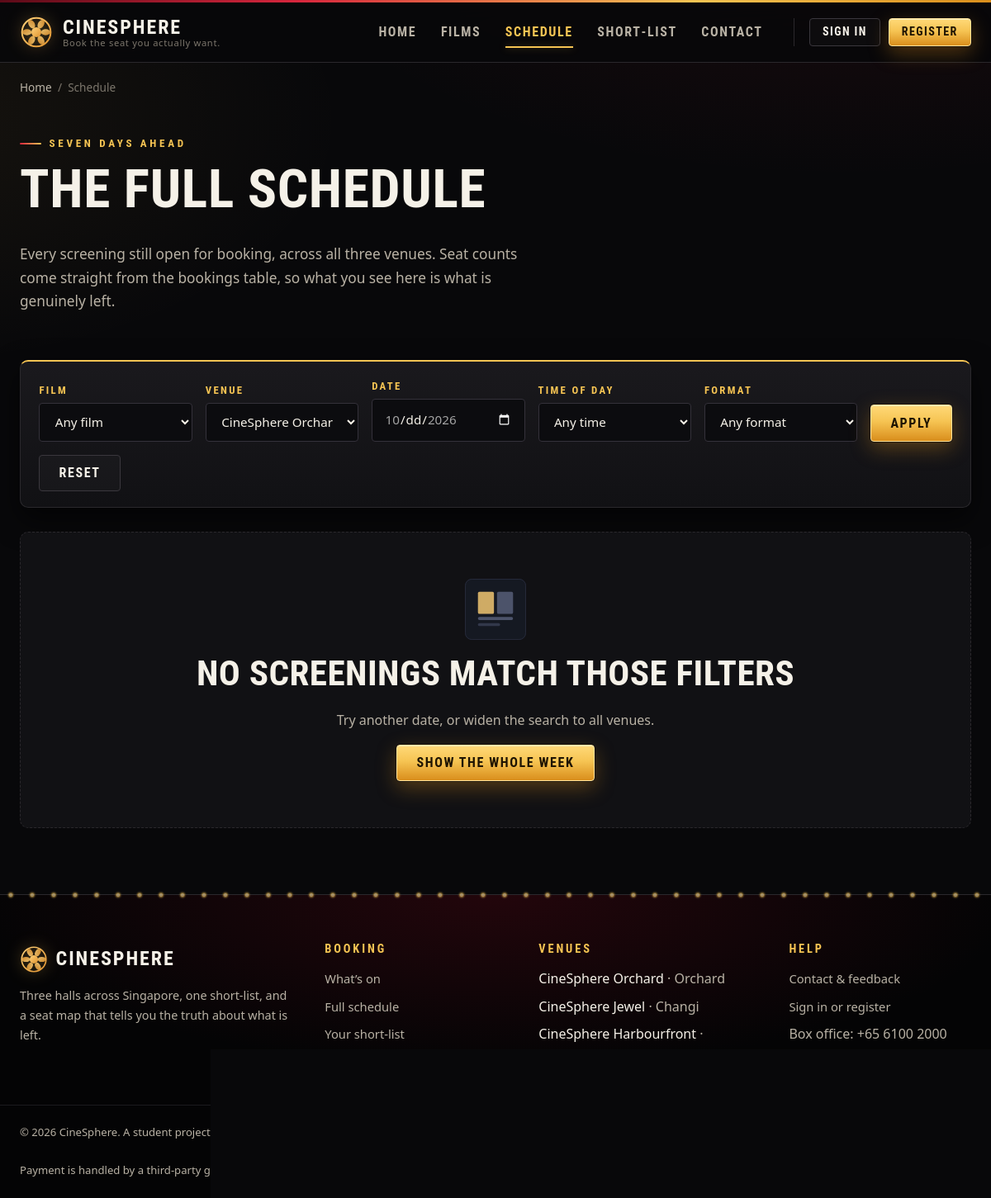
/showtimes.php?cinema=1, run on the app's committed database.
### tables this page shows
CREATE TABLE cinemas (
    cinema_id   INT AUTO_INCREMENT PRIMARY KEY,
    name        VARCHAR(80)  NOT NULL,
    location    VARCHAR(80)  NOT NULL,
    address     VARCHAR(200) NOT NULL,
    phone       VARCHAR(20)  NOT NULL,
    opening_hrs VARCHAR(60)  NOT NULL DEFAULT '10:00 - 01:00 daily'
);

### includes/db.php (called while the page is built, shortened)
<?php
function db(): mysqli
{
    static $conn = null;
    if ($conn instanceof mysqli) {
        return $conn;
    }
    try {
        $conn = new mysqli(DB_HOST, DB_USER, DB_PASS, DB_NAME, DB_PORT);
    } catch (Throwable $e) {
        http_response_code(503);
        echo '<!DOCTYPE html><html lang="en"><head><meta charset="utf-8">'
           . '<title>CineSphere &ndash; database unavailable</title>'
           . '<link rel="stylesheet" href="css/style.css"></head><body>'
           . '<main class="container"><div class="notice notice-error">'
           . '<h1>The booking database is not available</h1>'
           . '<p>Start MySQL in the XAMPP control panel, then import '
           . '<code>sql/01_schema.sql</code> followed by '
           . '<code>sql/02_seed.sql</code>.</p>'
           . (DEBUG ? '<p><small>' . htmlspecialchars($e->getMessage(),
                        ENT_QUOTES, 'UTF-8') . '</small></p>' : '')
           . '</div></main></body></html>';
        exit;
    }
    $conn->set_charset('utf8mb4');
    return $conn;
}
function db_query(string $sql, array $params = [], string $types = '')
{
    $stmt = db()->prepare($sql);
    if ($params) {
        $stmt->bind_param($types !== '' ? $types : db_types($params), ...$params);
    }
    $stmt->execute();
    $result = $stmt->get_result();
    return $result;
}
function db_all(string $sql, array $params = [], string $types = ''): array
{
    $res  = db_query($sql, $params, $types);
    $rows = [];
    if ($res) {
        while ($r = $res->fetch_assoc()) {
            $rows[] = $r;
        }
    }
    return $rows;
}
function db_types(array $params): string
{
    $t = '';
    foreach ($params as $p) {
        if (is_int($p)) {
            $t .= 'i';
        } elseif (is_float($p)) {
            $t .= 'd';
        } else {
            $t .= 's';
        }
    }
    return $t;
}

### includes/functions.php (called while the page is built, shortened)
<?php
require_once __DIR__ . '/db.php';
function e($value): string
{
    return htmlspecialchars((string) $value, ENT_QUOTES | ENT_SUBSTITUTE, 'UTF-8');
}

### showtimes.php (the view, shortened to what this page needs)
<?php
$movie_id  = (int) ($_GET['movie']  ?? 0);
$cinema_id = (int) ($_GET['cinema'] ?? 0);
$date      = trim((string) ($_GET['date'] ?? ''));
$part      = trim((string) ($_GET['part'] ?? ''));
$format    = trim((string) ($_GET['format'] ?? ''));
$firstDay = date('Y-m-d');
$lastDay  = date('Y-m-d', strtotime('+6 days'));
$where  = ["v.status = 'open'", 'TIMESTAMP(v.show_date, v.show_time) >= NOW()'];
$params = [];
if ($cinema_id > 0) { $where[] = 'v.cinema_id = ?'; $params[] = $cinema_id; }
$screenings = db_all(
    'SELECT v.* FROM v_showtime_availability v
      WHERE ' . implode(' AND ', $where) . '
      ORDER BY v.show_date, v.show_time, v.cinema_name, v.hall_name',
    $params
);
$cinemas = db_all('SELECT cinema_id, name, location FROM cinemas ORDER BY name');
$filtered = ($movie_id > 0 || $cinema_id > 0 || $date !== '' || $part !== '' || $format !== '');
require __DIR__ . '/includes/header.php';
?>
<div class="container">
  <p class="breadcrumb"><a href="index.php">Home</a><span>/</span>Schedule</p>
</div>
<section class="section-tight">
  <div class="container">
    <span class="eyebrow">Seven days ahead</span>
    <h1>The full schedule</h1>
    <p class="lede">
      Every screening still open for booking, across all three venues.
      Seat counts come straight from the bookings table, so what you see
      here is what is genuinely left.
    </p>
  </div>
</section>
<div class="container">
  <form class="filter-bar" method="get" action="showtimes.php" data-autosubmit>
    <div class="field">
      <label for="s-film">Film</label>
      <select name="movie" id="s-film">
        <option value="0">Any film</option>
      </select>
    </div>
    <div class="field">
      <label for="s-venue">Venue</label>
      <select name="cinema" id="s-venue">
        <?php foreach ($cinemas as $c): ?>
          <option value="<?= (int) $c['cinema_id'] ?>" <?= $cinema_id === (int) $c['cinema_id'] ? 'selected' : '' ?>>
            <?= e($c['name']) ?>
          </option>
        <?php endforeach; ?>
      </select>
    </div>
    <div class="field">
      <label for="s-date">Date</label>
      <input type="date" name="date" id="s-date" value="<?= e($date) ?>"
             min="<?= e($firstDay) ?>" max="<?= e($lastDay) ?>">
    </div>
    <div class="field">
      <label for="s-part">Time of day</label>
      <select name="part" id="s-part">
        <option value=""        <?= $part === ''        ? 'selected' : '' ?>>Any time</option>
      </select>
    </div>
    <div class="field">
      <label for="s-format">Format</label>
      <select name="format" id="s-format">
        <option value=""     <?= $format === ''     ? 'selected' : '' ?>>Any format</option>
      </select>
    </div>
    <button type="submit" class="btn btn-primary">Apply</button>
    <?php if ($filtered): ?>
      <a class="btn btn-ghost" href="showtimes.php">Reset</a>
    <?php endif; ?>
  </form>
  <?php if (!$screenings): ?>
    <div class="empty-state" style="margin-bottom:3rem;">
      <img src="images/step-browse.svg" alt="" width="74" height="74">
      <h2>No screenings match those filters</h2>
      <p class="muted">Try another date, or widen the search to all venues.</p>
      <a class="btn btn-primary" href="showtimes.php">Show the whole week</a>
    </div>
  <?php endif; ?>
</div>
<?php require __DIR__ . '/includes/footer.php'; ?>

### includes/footer.php (shortened to what this page needs)
</main>
<footer class="site-footer">
  <div class="container footer-grid">
    <div class="footer-col">
      <div class="brand brand-footer">
        <img src="images/logo.svg" alt="" width="34" height="34">
        <strong><?= e(SITE_NAME) ?></strong>
      </div>
      <p class="muted">
        Three halls across Singapore, one short-list, and a seat map that
        tells you the truth about what is left.
      </p>
    </div>
    <div class="footer-col">
      <h3>Booking</h3>
      <ul class="plain">
        <li><a href="movies.php">What&rsquo;s on</a></li>
        <li><a href="showtimes.php">Full schedule</a></li>
        <li><a href="preferences.php">Your short-list</a></li>
        <li><a href="mybookings.php">My bookings</a></li>
      </ul>
    </div>
    <div class="footer-col">
      <h3>Venues</h3>
      <ul class="plain">
<?php
require_once __DIR__ . '/functions.php';
foreach (db_all('SELECT name, location FROM cinemas ORDER BY cinema_id') as $c): ?>
        <li><?= e($c['name']) ?> <span class="muted">&middot; <?= e($c['location']) ?></span></li>
<?php endforeach; ?>
      </ul>
    </div>
    <div class="footer-col">
      <h3>Help</h3>
      <ul class="plain">
        <li><a href="contact.php">Contact &amp; feedback</a></li>
        <li><a href="account.php">Sign in or register</a></li>
        <li class="muted">Box office: +65 6100 2000</li>
        <li class="muted">Daily 10:00 &ndash; 01:00</li>
      </ul>
    </div>
  </div>
  <div class="container footer-base">
    <p class="muted">
      &copy; <?= date('Y') ?> <?= e(SITE_NAME) ?>. A student project built for
      IE4727 Web Application Design. All films, artwork and venues are fictional.
    </p>
    <p class="muted">
      Payment is handled by a third-party gateway; no card details are
      collected or stored by this site.
    </p>
  </div>
</footer>
</body>
</html>

### data on the page
cinemas: name "CineSphere Orchard", location "Orchard"
cinemas: name "CineSphere Jewel", location "Changi"
cinemas: name "CineSphere Harbourfront"

### other printed values
SITE_NAME "CINESPHERE"
SITE_TAGLINE "Book the seat you actually want."
SITE_NAME "CineSphere"
form field cinema "CineSphere Orchard"
